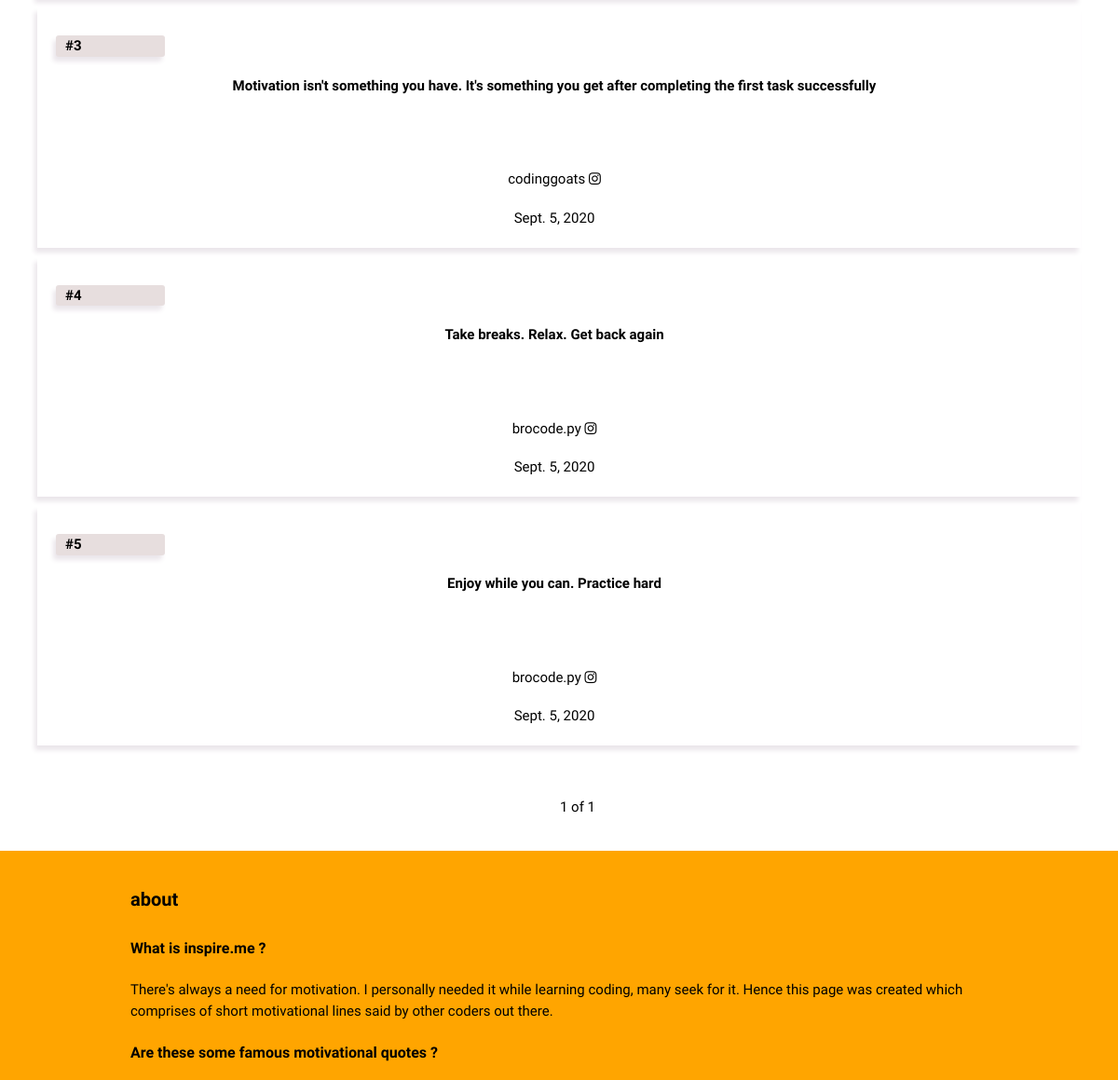
The app's page / (middle part), older data.
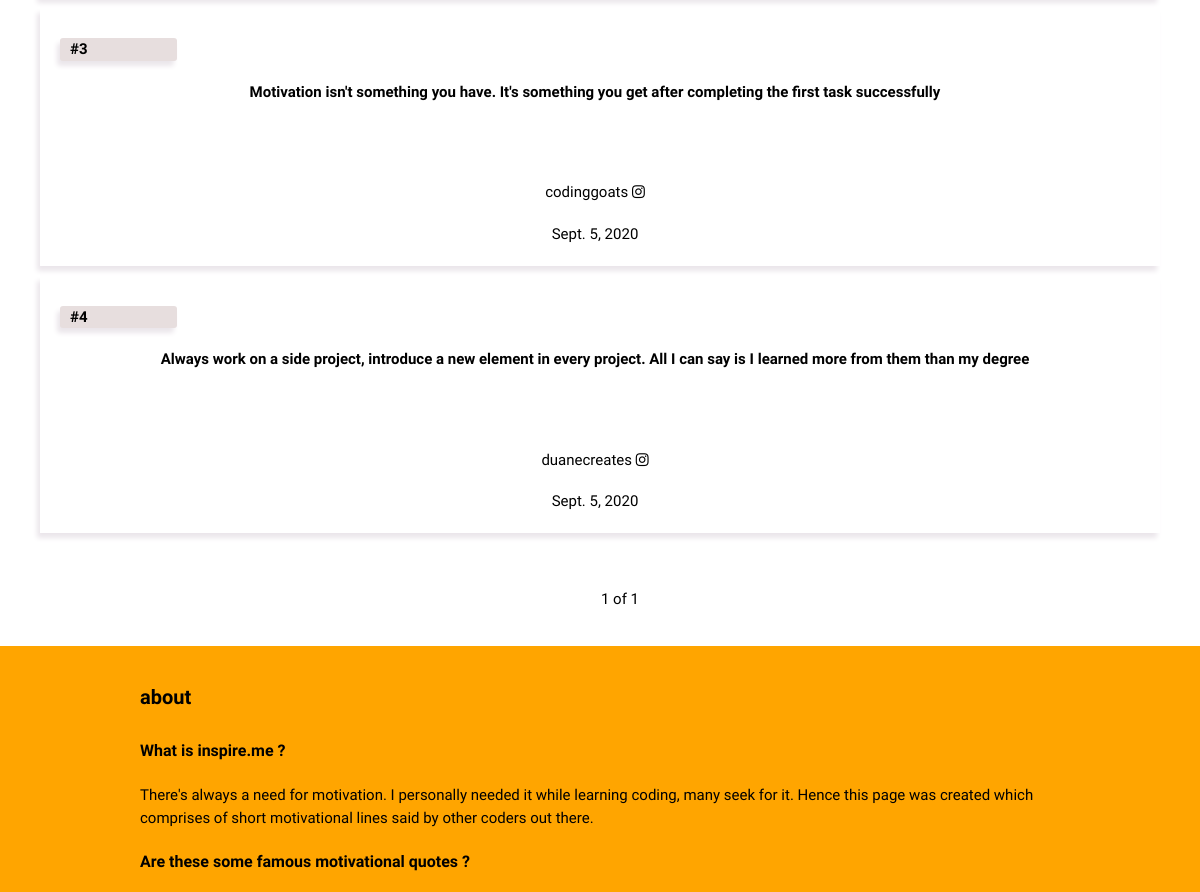
The same page, newer data.
### main/models.py (models this page shows, shortened)
class Card(models.Model):
    index_no = models.CharField(max_length=10)
    content = models.TextField()
    said_by = models.CharField(max_length=50)
    insta_link = models.CharField(max_length=100, default="")
    likes = models.IntegerField(default=0, blank=True, null=True)
    date_created = models.DateField(auto_now_add=True)

### main/views.py (the view)
# urls.py: path('', views.index, name="home"),
@cache_page(60*60)
def index(request):
    quotes = Card.objects.all()
    paginator = Paginator(quotes, 6)
    page_number = request.GET.get('page', 1)
    page_obj = paginator.get_page(page_number)
    context = {'page_obj': page_obj}
    return render(request, 'motivation.html', context)

### templates/motivation.html (shortened to what this page needs)
<!DOCTYPE html>
{% load static %}
<html>
<head>
    <link rel="stylesheet" href="https://cdnjs.cloudflare.com/ajax/libs/font-awesome/4.7.0/css/font-awesome.min.css">
    <link rel="stylesheet" type="text/css" href="{% static 'default.css' %}">
</head>
<body>
    <section class="s2">
        <div class="card-container">
            <div class="card-wrapper">
                {% for quote in page_obj %}
                    <div class="motivation-item">
                        <div class="quote-no">
                            <h4>#{{quote.index_no}}</h4>
                        </div>
                        <div class="motivation-item-wrap">
                            <h4 class="quote">{{quote.content}}</h4>
                        </div>
                        <div class="other-info">
                            <div class="author">
                                <span>{{quote.said_by}}</span>
                                <a target="_blank" id="insta" class="fa fa-instagram" href={{quote.insta_link}}></a>
                            </div>
                            <span class="resource-date">{{quote.date_created}}</span>
                        </div>
                    </div>
                {% endfor %}
            </div>
        </div>
    </section>
    <section class="s6">
        <div class="main-container">
            <div class="pagination-block">
                <ul id="number">
                    <span class="current">
                        {{ page_obj.number }} of {{ page_obj.paginator.num_pages }}
                    </span>
                </ul>
            </div>
        </div>
    </section>
    <section class="s3">
        <div class="main-container">
            <div class="about-section">
                <h4 class="header" id="about-sec">about</h4>
                <h4 class="faq-question">What is inspire.me ?</h4>
                <p class="faq-answer">There's always a need for motivation. I personally needed it while learning coding, many seek for it. Hence this page was created which comprises of short motivational lines said by other coders out there. </p>
                <h4 class="faq-question">Are these some famous motivational quotes ? </h4>
            </div>
        </div>
    </section>
</body>

### static/default.css (style rules this page uses)
:root { --section1Color:#ffffff;--cardBgColor:#ffffff }
body,html { padding:0;margin:0 }
body * { transition:.3s }
body { line-height:1.5 }
.s2 { background-color:#fff }
.s3 { background-color:orange }
.main-container { width:1400px;margin:0 auto }
.card-container { width:1400px;padding-left:10px;padding-right:10px;margin:0 auto;margin-bottom:40px }
a { text-decoration:none }
.card-wrapper { display:flex;flex-wrap:wrap;justify-content:center }
.motivation-item { flex:0 0 25%;margin-top:10px;margin-left:10px;margin-right:10px;padding-top:10px;padding-right:30px;padding-left:20px;padding-bottom:20px;text-align:center;-webkit-box-shadow:-3px 5px 5px 0 #ebe6eb;-moz-box-shadow:-3px 5px 5px 0 #ebe6eb;box-shadow:-3px 5px 5px 0 #ebe6eb;background-color:var(--cardBgColor) }
.quote-no { text-align:left;padding-left:10px;background-color:#e7dede;width:10%;border-radius:3px;-webkit-box-shadow:-3px 5px 5px 0 #ebe6eb;-moz-box-shadow:-3px 5px 5px 0 #ebe6eb;box-shadow:-3px 5px 5px 0 #ebe6eb }
.quote-no h4 { font-family:Quicksand,sans-serif;color:#000;font-size:15px }
.motivation-item-wrap { padding-bottom:30px;width:100% }
.quote { font-family:Quicksand,sans-serif;color:#000;font-size:15px;padding:0 10px 8px 10px }
.author { font-family:Quicksand,sans-serif;color:#000;font-size:15px;padding:20px 10px 8px 10px;margin-bottom:10px }
.author a { color:#000 }
.resource-date { font-family:Quicksand,sans-serif;color:#000;font-size:15px }
#number { display:flex;justify-content:center;text-decoration:none }
.header { font-family:Quicksand,sans-serif;color:#000;font-size:20px }
.about-section { padding-top:10px;padding-left:20px;margin-bottom:0;padding-bottom:30px }
.faq-question { font-family:Quicksand,sans-serif;color:#000;font-size:16px }
.faq-answer { font-family:Quicksand,sans-serif;color:#000;font-size:15px }
.pagination-block { display:flex;justify-content:center;margin-bottom:20px }
#number { font-family:Quicksand,sans-serif;color:#000;font-size:15px }
@media screen and (max-width:1400px) { .main-container { width:80% } }
@media screen and (max-width:1200px) { .card-container { width:95% } }
@media screen and (max-width:1200px) { .card-wrapper { flex-direction:column } }
@media screen and (max-width:1200px) { .motivation-item { width:auto } }
@media screen and (max-width:1200px) { .about-section { line-height:1.5 } }

Row changes from the older to the newer data that the page shows:
removed Card: index_no "4", content "Take breaks. Relax. Get back again", said_by "brocode.py", date_created "Sept. 5, 2020"
removed Card: index_no "5", content "Enjoy while you can. Practice hard", said_by "brocode.py", date_created "Sept. 5, 2020"
added Card: index_no "4", content "Always work on a side project, introduce a new element in every project. All I can say is I learned more from them than my degree", said_by "duanecreates", date_created "Sept. 5, 2020"
